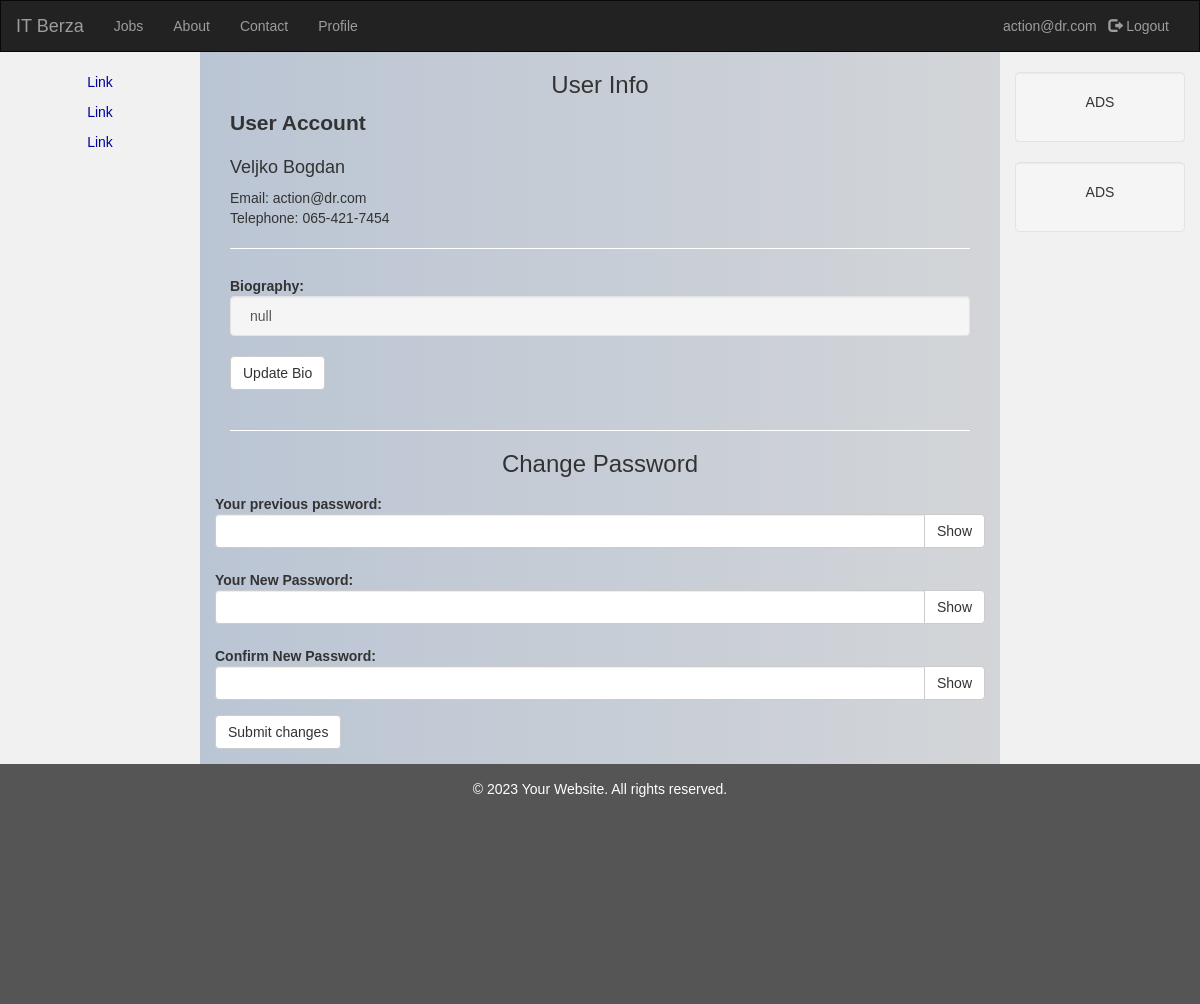
The page /user-page.php (signed in) on the database its author committed.
### tables this page shows
CREATE TABLE `users` (
  `id_user` int(11) NOT NULL,
  `first_name` varchar(255) NOT NULL,
  `last_name` varchar(255) NOT NULL,
  `email` varchar(255) NOT NULL,
  `password` varchar(255) NOT NULL,
  `telephone` varchar(63) NOT NULL,
  `biography` text DEFAULT NULL,
  `is_company` tinyint(1) DEFAULT 0,
  `company_name` varchar(255) DEFAULT NULL,
  `website` varchar(255) DEFAULT NULL,
  `address` varchar(255) DEFAULT NULL,
  `description` text DEFAULT NULL,
  `is_banned` tinyint(1) NOT NULL DEFAULT 0,
  `verification_id` varchar(255) NOT NULL,
  `verification_status` int(3) NOT NULL,
  `is_admin` tinyint(1) NOT NULL DEFAULT 0
);

### user-page-list-data.php (the view)
<?php
require_once 'db-config.php';
$email = $_SESSION['email'];
$sql = "SELECT * FROM users WHERE email='$email'";
$result = $conn->query($sql);
if ($result->rowCount() > 0) {
    while ($row = $result->fetch(PDO::FETCH_ASSOC)) {
        $accountType = $row['is_company'] == 1 ? "Company Account" : "User Account";
        $bio = $row['biography'];
        echo '<div class="lead"><b>' . $accountType . "</b></div>";
        echo '<div class="name"><h4>' . $row['first_name'] . " ";
        echo $row['last_name'] . "</h4></div>";
        echo '<div class="email">Email: ' . $row['email'] . "</div>";
        echo '<div class="phone">Telephone: ' . $row['telephone'] . "</div>";
        echo '<hr>';
        if ($row['is_company'] == 1) {
            echo '<hr>';
            echo '<div class="name">Company_Name: ' . $row['company_name'] . "</div>";
            echo '<div class="website">Website: ' . $row['website'] . "</div>";
            echo '<div class="address">Address: ' . $row['address'] . "</div>";
            echo '<form class="form-horizontal" action="update-bio.php" method="post">';
            echo '<label class="biography control-label" for="biography">Biography:</label><input class="well form-control" type="text" id="description" name="description" value='.$row['description'].'>';
            echo '<button class="btn btn-default border" name="update-description" type="submit">Update Description</button><br>';
            echo '</form>';
        } else {
            echo '<form class="form-horizontal" action="update-bio.php" method="post">';
            echo '<label class="biography control-label" for="biography">Biography:</label><input class="well form-control" type="text" id="biography" name="biography" value="'.$bio.'">';
            echo '<button class="btn btn-default border" name="update-biography" id="update-biography" type="submit">Update Bio</button><br>';
            echo '</form>';
        }
        echo "<br>";
    }
}
else {
    echo "
            <script>
                alert('Error!');
                window.location.href='login.php';
            </script>";
}
?>

### style.css (style rules this page uses)
html, body { font-family: Helvetica, sans-serif; margin: 0; height: 100%; }
body { background: #d9d9d9; background: -webkit-linear-gradient(to left, #d9d9d9, #b4c1d3); background: linear-gradient(to left, #d9d9d9, #b4c1d3); margin:0; }
hr { border-color: #ffffff; }

### rows shown on the page
users: is_company "User Account", first_name "Veljko", last_name "Bogdan", email "action@dr.com", telephone "065-421-7454", biography "null"

### other values the page prints
$_SESSION['email'] "action@dr.com"
